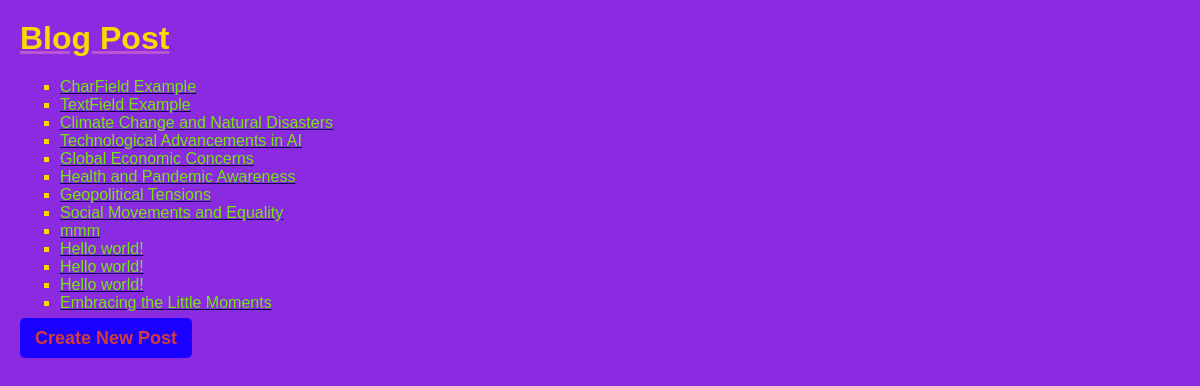
Page /listhome/ on the committed database.
### Blog/models.py (models this page shows, shortened)
class Post(models.Model):
    title = models.CharField(max_length=50)
    content = models.TextField()
    author = models.ForeignKey('auth.User', on_delete=models.CASCADE)
    Type = models.CharField(max_length=20, default='gossip')
    created_at = models.DateTimeField(default=timezone.now)
    class Meta:
        permissions = {
            ("can_public", "Can publish")
        }
    def __str__(self):
        return self.title

### Blog/views.py (the view)
# urls.py: path('listhome/', views.listhome, name="listhome"),
def listhome(request):
    posts = Post.objects.all()
    return render(request, 'Blog/listhome.html', {'posts': posts})

### Blog/templates/Blog/listhome.html (shortened to what this page needs)
{% load static %}
<head>
    <link rel="stylesheet" href="{% static 'Blog/style.css' %}" type="text/css">
</head>
<h1>Blog Post</h1>
<body style="background-image: url('{% static 'Blog/two.jpg' %}'), background-size:cover, background-position: center, padding: 20px, border-radius: 8px ">
    <ul>
        {% for post in posts %}
        <li>
            <a href="{% url 'post_details' post.id %}"> {{ post.title }} </a>
        </li>
        {% endfor %}
    </ul>
    <a href="{% url 'post_create' %}" class="create-button">Create New Post</a>
</body>
{% load static %}  #Load Django's static files template tag for referencing static assets like CSS

### Blog/static/Blog/style.css (style rules this page uses)
body { font-family:Arial, Helvetica, sans-serif; margin: 20px; background-color: blueviolet; background-image: -moz-repeating-linear-gradient(Helvetica); }
a { text-decoration: solid; text-decoration-color: rgba(3, 9, 70, 0.973); text-decoration-line: underline; color: rgb(116, 230, 11); }
ul { text-decoration: double; text-decoration-color: blue; color: gold; list-style-type: square; }
h1 { text-decoration: solid; text-overflow: var(-moz-repeating-linear-gradient); text-decoration-line: underline; text-decoration-color: mediumorchid; color: gold; }
.create-button { background-color: #1900ff; color: rgb(214, 60, 60); padding: 10px 15px; text-decoration: none; border-radius: 5px; font-size: large; font-weight: bolder; padding: 10px 15px; border-radius: 5px; }

### rows in the picture
Post: title "CharField Example"
Post: title "TextField Example"
Post: title "Climate Change and Natural Disasters"
Post: title "Technological Advancements in AI"
Post: title "Global Economic Concerns"
Post: title "Health and Pandemic Awareness"
Post: title "Geopolitical Tensions"
Post: title "Social Movements and Equality"
Post: title "mmm"
Post: title "Hello world!"
Post: title "Hello world!"
Post: title "Hello world!"
Post: title "Embracing the Little Moments"
